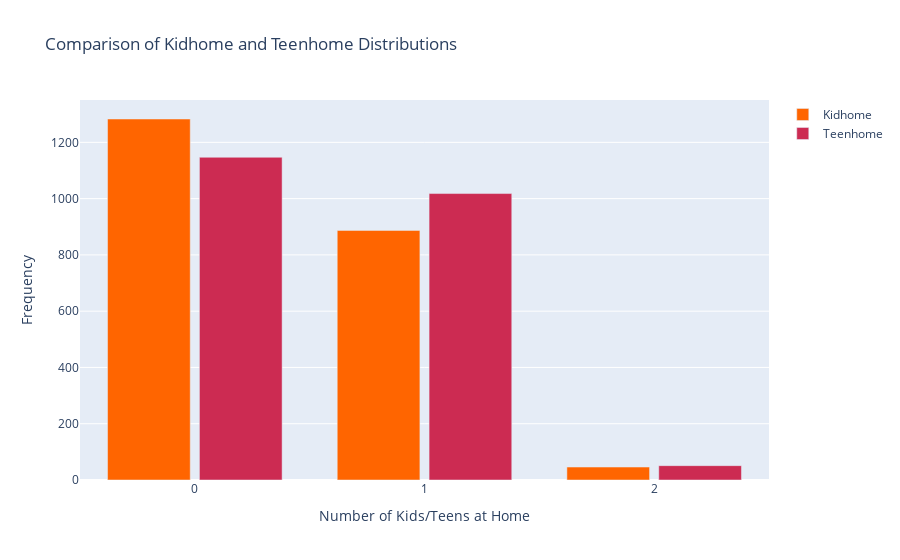

Write notebook code for a chart like this one.
### Markdown cell above
<div style="border: 1px solid #324D5C; padding: 15px; border-radius: 10px; color: #333; font-size: 0.9em;">

### 💰 Income Distribution Summary

- 📊 **0-100,000**: Majority of customers, representing moderate incomes.
- 📈 **100,000 - 200,000**: Small higher-income segment.
- 📉 **200,000+**: Few high-income customers; limited engagement from this group.
- ⚠️ **Outlier**: One customer with income over 600,000.

### 🔍 Insights

- 💼 **Core Group**: Customers with incomes under 100,000 are the largest demographic.
- 🏆 **Higher-Income Potential**: Small representation from high-income customers suggests room for growth.
- 🚨 **Extreme Outlier**: The high-income outlier could offer unique insights.

</div>

### Code cell
# Calculate counts and align indices
kidhome_counts = df['Kidhome'].value_counts().sort_index()
teenhome_counts = df['Teenhome'].value_counts().sort_index()
all_indices = sorted(set(kidhome_counts.index).union(set(teenhome_counts.index)))
kidhome_counts = kidhome_counts.reindex(all_indices, fill_value=0)
teenhome_counts = teenhome_counts.reindex(all_indices, fill_value=0)
# Create traces for Kidhome and Teenhome with the specified colors
trace_kidhome = go.Bar(
    x=all_indices,
    y=kidhome_counts.values,
    name='Kidhome',
    marker=dict(color='#FF6500')  # Using color #FA812F for Kidhome
)
trace_teenhome = go.Bar(
    x=all_indices,
    y=teenhome_counts.values,
    name='Teenhome',
    marker=dict(color='#CC2B52')  # Using color #FA4032 for Teenhome
)
# Create the figure
fig = go.Figure(data=[trace_kidhome, trace_teenhome])

# Update layout
fig.update_layout(
    title='Comparison of Kidhome and Teenhome Distributions',
    xaxis_title='Number of Kids/Teens at Home',
    yaxis_title='Frequency',
    barmode='group',
    bargap=0.2,
    bargroupgap=0.1
)
# Show the figure
fig.show()

### Figure 1 — Plotly figure (JSON) as saved in the notebook; plotly's stock layout.template omitted (floating-point values rounded to 4 significant figures)
{"data": [{"marker": {"color": "#FF6500"}, "name": "Kidhome", "type": "bar", "x": [0, 1, 2], "y": [1283, 887, 46]}, {"marker": {"color": "#CC2B52"}, "name": "Teenhome", "type": "bar", "x": [0, 1, 2], "y": [1147, 1018, 51]}], "layout": {"bargap": 0.2, "bargroupgap": 0.1, "barmode": "group", "title": {"text": "Comparison of Kidhome and Teenhome Distributions"}, "xaxis": {"title": {"text": "Number of Kids/Teens at Home"}}, "yaxis": {"title": {"text": "Frequency"}}}}
